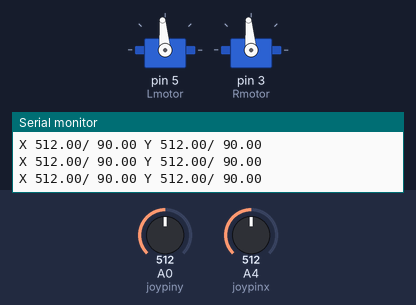
Bench run of a sketch on a simulated Arduino Uno, built with avr-gcc and run on an emulated ATmega328P. Shown: 2 × servo, the last lines printed to the serial monitor. Inputs (shaded band) come from the test bench; at power-on: A0 (joypiny) = 512, A4 (joypinx) = 512.

Above: at 1.2 s.
1.3 s: A0 (joypiny) set to 556
4.3 s: A0 (joypiny) set to 592
At 5.5 s:
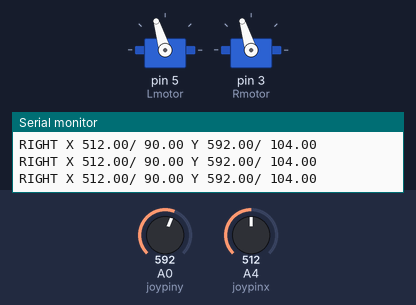
5.8 s: A4 (joypinx) set to 565
7.3 s: A4 (joypinx) set to 589
At 7.7 s:
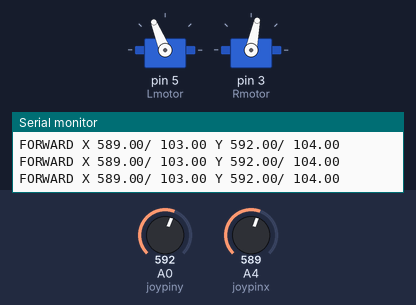
8.8 s: A4 (joypinx) set to 306
At 9.6 s:
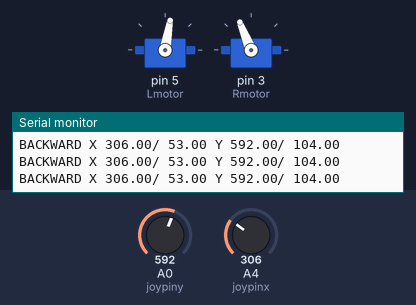
10.3 s: A0 (joypiny) set to 716
At 11.1 s:
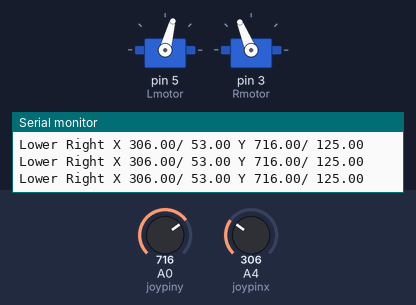
Timing chart, 0 to 12.8 s (numbered marks = the images above; inputs shaded):
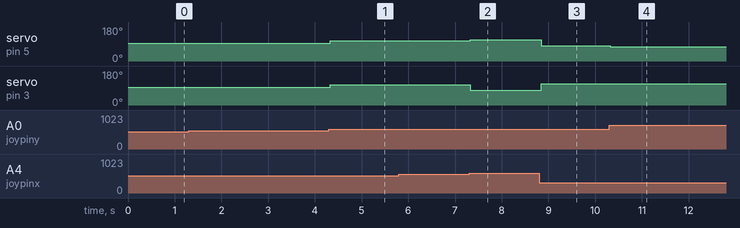

Measured:
- the behaviour switches between 574 and 575 on A0 (joypiny) (found by bisection; images 0 and 1)
- the behaviour switches between 574 and 575 on A4 (joypinx) (found by bisection; images 1 and 2)
- after the input at 4.3 s, servo on pin 5 (Lmotor), servo on pin 3 (Rmotor): 95° → 107° at once
- after the input at 7.3 s, servo on pin 5 (Lmotor): 107° → 112° at once; servo on pin 3 (Rmotor): 107° → 78° at once
- after the input at 8.8 s, servo on pin 5 (Lmotor): 112° → 80° at once; servo on pin 3 (Rmotor): 78° → 112° at once
- after the input at 10.3 s, servo on pin 5 (Lmotor): 80° → 75° at once

The sketch:

ALFE_6.0.ino
```cpp
#include <Servo.h>
Servo Lmotor;    //Makes L and R Servo
Servo Rmotor;
const int joypiny = A0;    //attaches x and y to pin A1 and A2
const int joypinx = A4;
float Xaxis = 0;
float Yaxis = 0;
float axisY = 0;
float axisX = 0;


void setup() {
   Serial.begin(9600);
   Lmotor.attach(5);
   Rmotor.attach(3);
   pinMode(joypinx, INPUT);
   pinMode(joypiny, INPUT);
}

void loop() {

  Xaxis = analogRead(joypinx);
  Yaxis = analogRead(joypiny);
  axisX = map(Xaxis, 0, 1023, 0, 180);
  axisY = map(Yaxis, 0, 1023, 0, 180);


  //pause DEAD ZONE
  if (axisX < 100 && axisX > 80 && axisY < 100 && axisY > 80)
  {
    Rmotor.write(95);
    Lmotor.write(95);
  }


  else if (axisX > 100 && axisY < 115 && axisY > 70)
  {
    Lmotor.write(112.2);
    Rmotor.write(78);         //add one to make even motors
    Serial.print("FORWARD ");
  }


  else if (axisX < 80 && axisY < 110 && axisY > 70)
  {
    Lmotor.write(80.2);
    Rmotor.write(112);
    Serial.print("BACKWARD ");
  }

  else if (axisX > 100 && axisY > 100)
  {
    Lmotor.write(114);
    Rmotor.write(78.2);
    Serial.print("Upper right ");
  }

  else if (axisX > 100 && axisY < 80)
  {
    Lmotor.write(112);
    Rmotor.write(76.2);
    Serial.print("Upper left ");
  }

  else if (axisX > 80 & axisX < 100 && axisY < 80)
  {
    Lmotor.write(83);
    Rmotor.write(83);
    Serial.print("LEFT ");
  }


  else if (axisX > 80 & axisX < 100 && axisY > 100)
  {
    Lmotor.write(107);
    Rmotor.write(107);
    Serial.print("RIGHT ");
  }

  else if (axisX < 80 && axisY < 80)
  {
    Lmotor.write(78.8);
    Rmotor.write(115);
    Serial.print("Lower Left ");
   }


  else if (axisX < 80 && axisY > 100)
  {
    Lmotor.write(75.8);
    Rmotor.write(112);
    Serial.print("Lower Right ");
  }


  analogRead(joypinx);   //monitor joystick values
  Serial.print("X ");
  Serial.print(Xaxis);
  Serial.print("/ ");
  Serial.print(axisX);
  analogRead(joypiny);
  Serial.print(" Y ");
  Serial.print(Yaxis);
  Serial.print("/ ");
  Serial.println(axisY);

}
```
